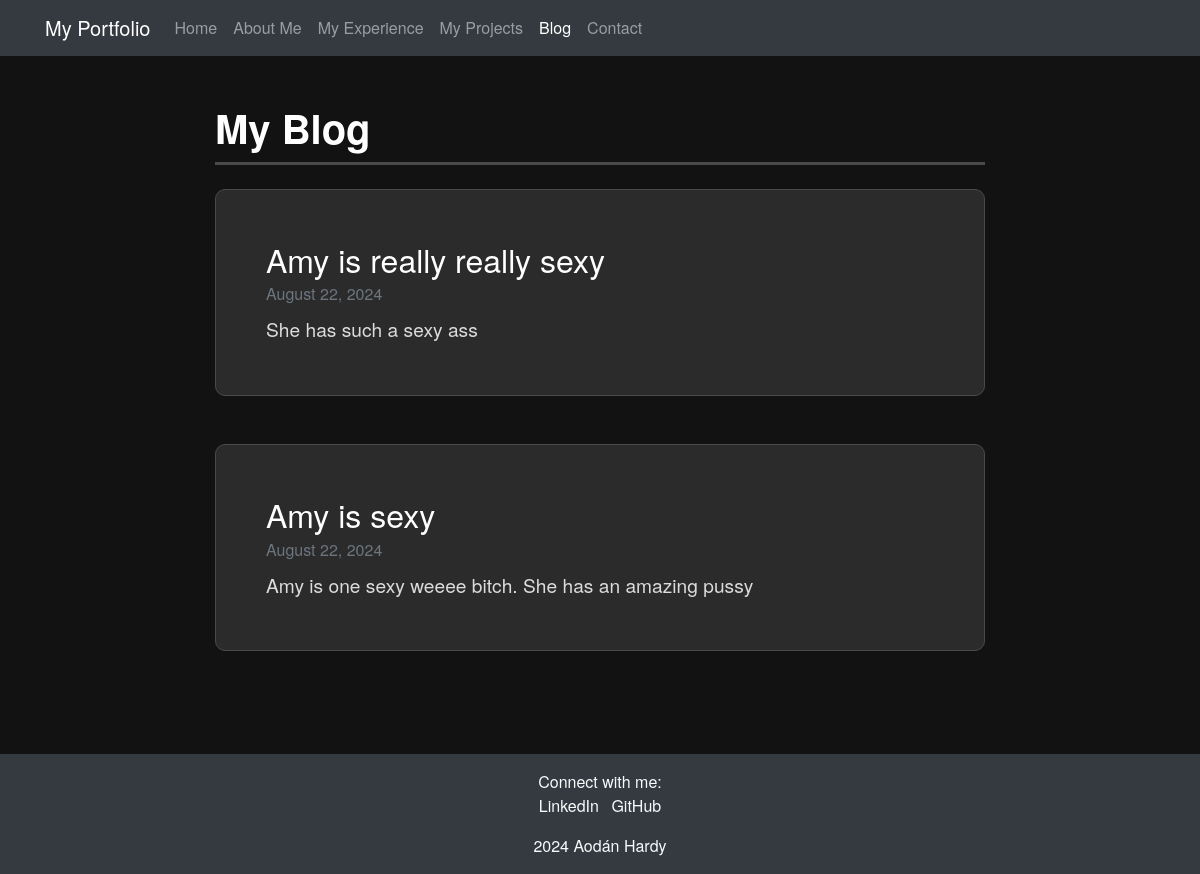
Screenshot of /blog/ with the database file from the repository.
### blog/models.py (models this page shows, shortened)
class BlogPost(models.Model):
    title = models.CharField(max_length=200)
    content = models.TextField()
    published_date = models.DateTimeField(auto_now_add=True)

### blog/views.py (the view)
# urls.py: 2. Add a URL to urlpatterns:  path('blog/', include('blog.urls'))
def blog(request):
    posts = BlogPost.objects.all().order_by('-published_date')
    return render(request, 'blog/blog.html', {'posts': posts, 'request': request})

### blog/templates/blog/blog.html (shortened to what this page needs)
{% extends 'mySite/base.html' %}
{% block body %}
<div class="container blog-container mt-5">
    <h1 class="blog-title mb-4">My Blog</h1>
    <div class="row">
        {% for post in posts %}
            <div class="col-md-12 mb-5">
                <div class="card blog-post">
                    <div class="card-body">
                        <h3 class="card-title">{{ post.title }}</h3>
                        <p class="card-subtitle text-muted mb-2">
                             {{ post.published_date|date:"F j, Y" }}
                        </p>
                        <p class="card-text">{{ post.content }}</p>
                    </div>
                </div>
            </div>
        {% endfor %}
    </div>
</div>
{% endblock %}

### mySite/static/mySite/styles.css (style rules this page uses)
body { background-color: #121212; color: #e0e0e0; font-family: 'Helvetica Neue', Arial, sans-serif; }
.blog-container { max-width: 800px; margin: auto; }
.blog-title { font-size: 2.5rem; font-weight: 600; color: #ffffff; border-bottom: 3px solid #4a4a4a; padding-bottom: 10px; margin-bottom: 20px; }
.blog-post { background-color: #2b2b2b; border: 1px solid #4a4a4a; border-radius: 10px; padding: 20px; transition: transform 0.2s ease-in-out; }
.blog-post .card-title { font-size: 2rem; color: #ffffff; margin-bottom: 10px; }
.blog-post .card-subtitle { font-size: 1rem; color: #b8b8b8; margin-bottom: 20px; }
.blog-post .card-text { font-size: 1.2rem; color: #dcdcdc; line-height: 1.6; }
.blog-container .mb-4 { margin-bottom: 1.5rem !important; }
.blog-container .mb-5 { margin-bottom: 3rem !important; }
.blog-container .card-body { background-color: #2b2b2b; padding: 30px; border-radius: 8px; }

### rows the page displays
BlogPost: title "Amy is really really sexy", published_date "August 22, 2024", content "She has such a sexy ass"
BlogPost: title "Amy is sexy", published_date "August 22, 2024", content "Amy is one sexy weeee bitch. She has an amazing pussy"
